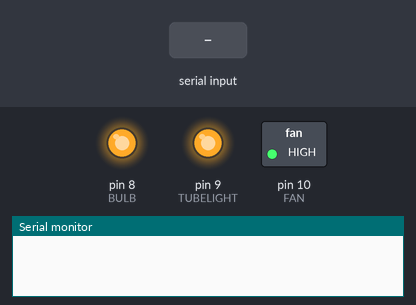
A sketch run on a simulated Arduino Uno, built with avr-gcc and run on an emulated ATmega328P. Parts: switched loads named in the sketch (green lamp = pin HIGH), output pins drawn as LEDs (lit = HIGH), the last lines printed to the serial monitor. Inputs (shaded band) come from the test bench.

Above: at 1.2 s.
1.3 s: "tubelight" received over Serial
At 2.5 s:
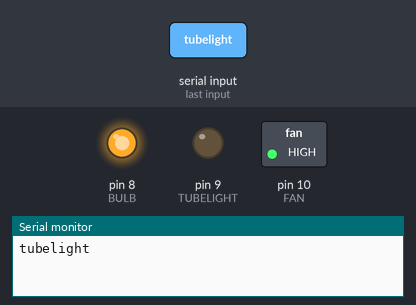
2.8 s: "fan" received over Serial
At 3.8 s:
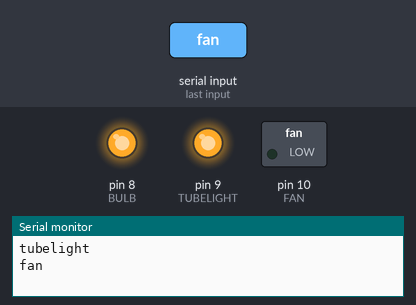
4.3 s: "bulb" received over Serial
At 5.4 s:
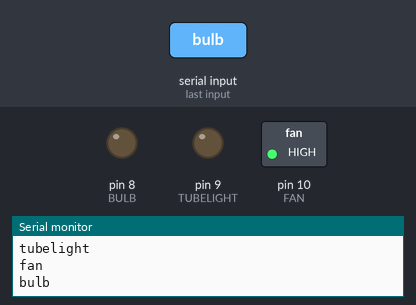
5.8 s: "lights" received over Serial
At 7.0 s:
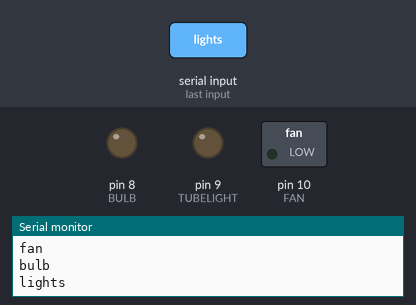
7.3 s: "go" received over Serial
At 8.1 s:
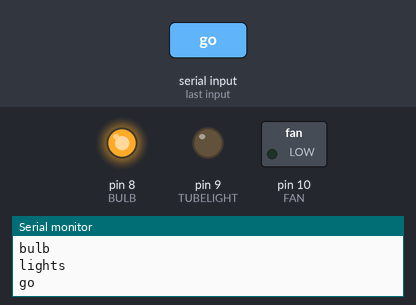
Timing chart, 0 to 9.8 s (numbered marks = the images above; inputs shaded):
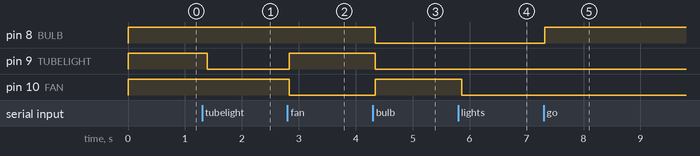

The sketch:

e_for_bluetooth_voice_controlled_appliances_with__ok_google_.ino
```cpp
 String voice;

#define FAN 10
#define TUBELIGHT 9
#define BULB 8

void setup()
{                                            // put your setup code here, to run once:
  Serial.begin(9600);
  pinMode(FAN, OUTPUT);
  pinMode(TUBELIGHT, OUTPUT);
  pinMode(BULB, OUTPUT);
   analogWrite(TUBELIGHT,255);                    // Since LED must be off in the beginning
   analogWrite(FAN,255);
   digitalWrite(BULB,HIGH);
}

void loop() {

  while (Serial.available())   //Check if there is an available byte to read
  {
  delay(10);                   //Delay added to make thing stable
  char c = Serial.read();      //Conduct a serial read
  if (c == '#') {break;}       //Exit the loop when the # is detected after the word
  voice += c;                  //Shorthand for voice = voice + c
  }

  if (voice.length() > 0) {
    Serial.println(voice);
  //----------Control Multiple Pins/ LEDs----------//

       if(voice == "tubelight")//
     {
     analogWrite(TUBELIGHT,0);
     analogWrite(FAN,255);
     digitalWrite(BULB,HIGH);
     }
  else if(voice == "green")//
     {
    analogWrite(TUBELIGHT,255);
    analogWrite(FAN,255);
    digitalWrite(BULB,HIGH);
     }
  else if(voice == "fan")//
     {
    analogWrite(TUBELIGHT,255);
    analogWrite(FAN,0);
    digitalWrite(BULB,HIGH);
     }

      else if(voice == "bulb")//
     {
    analogWrite(TUBELIGHT,0);
    analogWrite(FAN,255);
    digitalWrite(BULB,LOW);
     }

       else if(voice == "go")//
     {
    digitalWrite(BULB,HIGH);
     }
  else if(voice == "lights")//
     {
    analogWrite(TUBELIGHT,0);
    analogWrite(FAN,0);
    digitalWrite(BULB,LOW);
     }
   else if(voice == "good night")//
     {
    analogWrite(TUBELIGHT,255);
    analogWrite(FAN,255);
    digitalWrite(BULB,HIGH);
     }

voice="";                                                       //Reset the variable after initiating
  }}
```

Measured:
- after the input at 1.3 s, pin 9 (TUBELIGHT): HIGH → LOW after 0.09 s
- after the input at 2.8 s, pin 9 (TUBELIGHT): LOW → HIGH at once; pin 10 (FAN): HIGH → LOW at once
- after the input at 4.3 s, pin 8 (BULB), pin 9 (TUBELIGHT): HIGH → LOW at once; pin 10 (FAN): LOW → HIGH at once
- after the input at 5.8 s, pin 10 (FAN): HIGH → LOW after 0.06 s
- after the input at 7.3 s, pin 8 (BULB): LOW → HIGH at once
